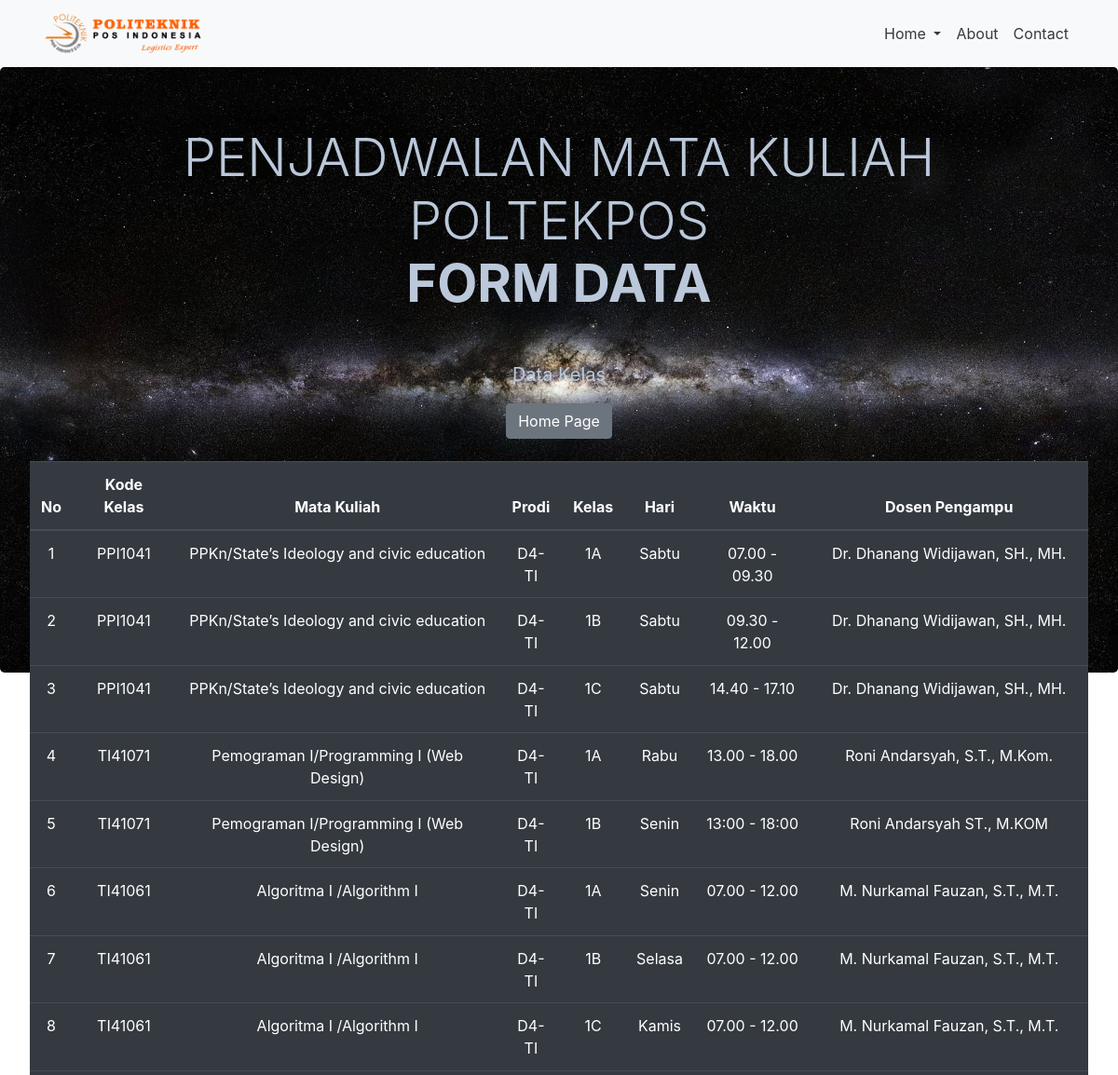
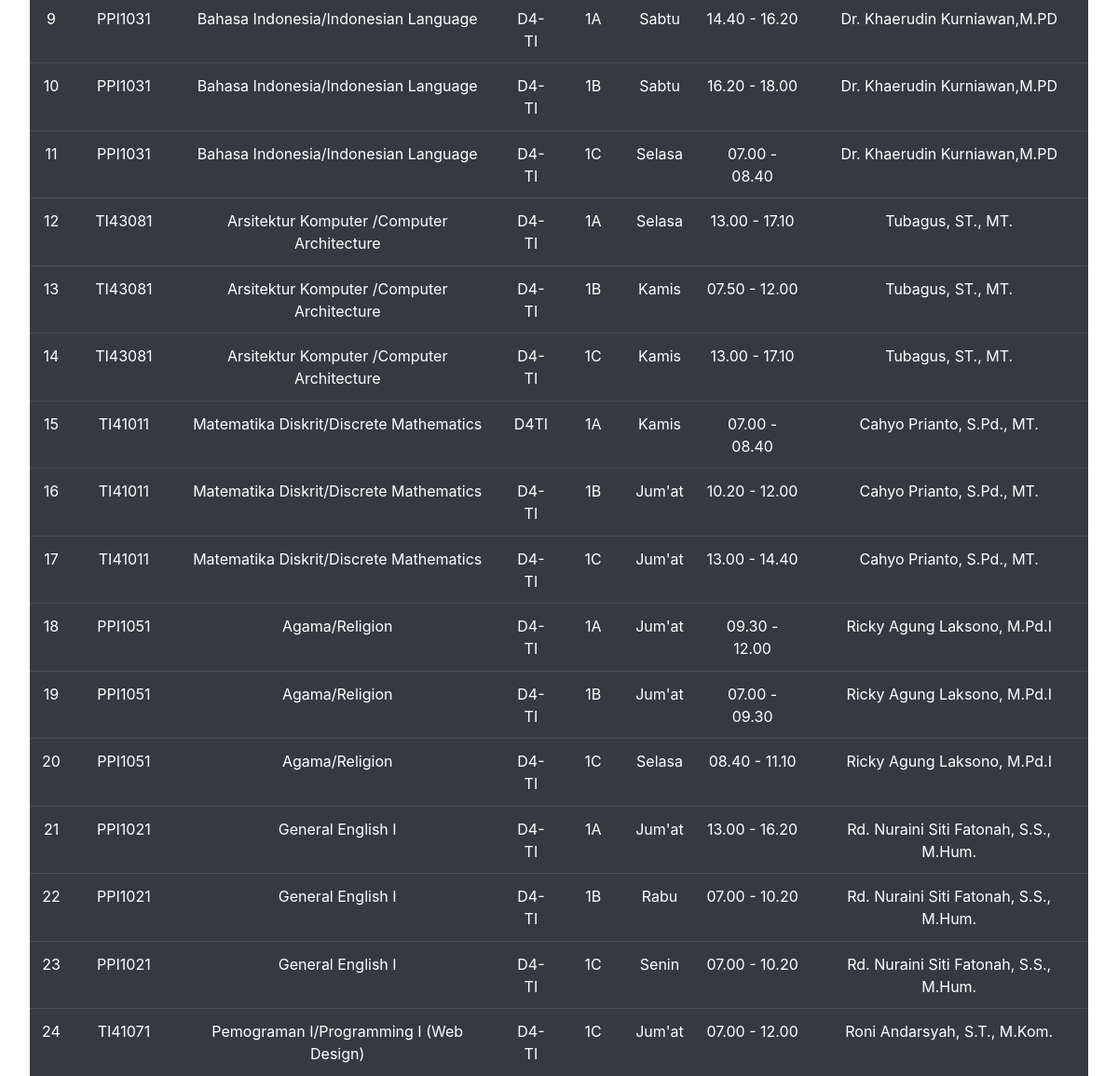
/tampilan-data.php, run on the app's committed database (2 pictures, top to bottom).
### tables this page shows
CREATE TABLE `jadwal_kelas1` (
  `kode_kelas` varchar(100) NOT NULL,
  `matkul` varchar(100) NOT NULL,
  `prodi` varchar(100) NOT NULL,
  `kelas` varchar(100) NOT NULL,
  `hari` varchar(222) NOT NULL,
  `jam` varchar(100) NOT NULL,
  `nama_dsn` varchar(222) NOT NULL
);

### tampilan-data.php (the view, shortened to what this page needs)
<!DOCTYPE html>
<html lang="en">
<head>
    <link rel="stylesheet" href="style3.css" type="text/css">
    <link rel="stylesheet" href="https://cdn.jsdelivr.net/npm/bootstrap@4.5.3/dist/css/bootstrap.min.css">
    <link rel="stylesheet" href="https://stackpath.bootstrapcdn.com/bootstrap/4.3.1/css/bootstrap.min.css">
</head>
<body>
 <nav class="navbar navbar-expand-lg navbar-light bg-light">
      <div class="container">
        <a class="navbar-brand">
            <img src="logo.png" alt="logo" style="width:175px;">
        </a>
      <div class="collapse navbar-collapse" id="navbarSupportedContent">
        <ul class="navbar-nav navbar-right mb-2 mb-lg-0 ml-auto">
            <li class="nav-item dropdown">
                <a class="nav-link text-dark dropdown-toggle" href="#" id="navbarDropdown" role="button" data-bs-toggle="dropdown" aria-expanded="false">
                  Home
                </a>
           </li>
            <li class="nav-item">
                <a class="nav-link text-dark " href="https://www.poltekpos.ac.id/">About</a>
            </li>
            <li class="nav-item">
                <a class="nav-link text-dark " href="#">Contact</a>
            </li>
        </ul>
        </div>
      </div>
    </nav>
    <div class="jumbotron">
        <div class="container">
            <h1 class="display-4">PENJADWALAN MATA KULIAH POLTEKPOS <br> <span class="font-weight-bold">FORM DATA </span></h1>
            <hr class="my-4">
            <p class="lead"><b>Data Kelas </b></p>
            <a class="btn btn-secondary" href="dashboard-admin.php" role="button">Home Page</a>
        </div><br>
<table class="table table-dark">
  <thead>
    <tr>
       <th scope="col">No</th>
      <th scope="col">Kode Kelas</th>
      <th scope="col">Mata Kuliah</th>
      <th scope="col">Prodi</th>
      <th scope="col">Kelas</th>
      <th scope="col">Hari</th>
      <th scope="col">Waktu</th>
      <th scope="col">Dosen Pengampu</th>
    </tr>
  </thead>
    <?php
    include "koneksi.php";
    $no=1;
    $ambildata = mysqli_query($koneksi,"SELECT * FROM jadwal_kelas1 ");
    while($tampil = mysqli_fetch_array($ambildata)){
        echo "
        <tr>
        <td>$no</td>
        <td>$tampil[kode_kelas]</td>
        <td>$tampil[matkul]</td>
        <td>$tampil[prodi]</td>
        <td>$tampil[kelas]</td>
        <td>$tampil[hari]</td>
        <td>$tampil[jam]</td>
       <td>$tampil[nama_dsn]</td>
        <tr>";
        $no++;
    }
?>
</body>
</html>

### style3.css (style rules this page uses)
.jumbotron { background-image: url(bg3.jpg); background-size: cover; height: 650px; text-align: center; }
.jumbotron .display-4 { color: rgb(187, 200, 218); }
.jumbotron .lead { color: rgb(187, 200, 218); }
.jumbotron p { color: rgb(187, 200, 218); }
* { box-sizing: border-box; }
body { margin: 0; padding: 0; height: 100; display: cover; align-items: center; justify-content: center; }
.container { perspective: 320px; }

### data on the page
jadwal_kelas1: kode_kelas "PPI1041", matkul "PPKn/State’s Ideology and civic education", prodi "D4-TI", kelas "1A", hari "Sabtu", jam "07.00 - 09.30", nama_dsn "Dr. Dhanang Widijawan, SH., MH."
jadwal_kelas1: kode_kelas "PPI1041", matkul "PPKn/State’s Ideology and civic education", prodi "D4-TI", kelas "1B", hari "Sabtu", jam "09.30 - 12.00", nama_dsn "Dr. Dhanang Widijawan, SH., MH."
jadwal_kelas1: kode_kelas "PPI1041", matkul "PPKn/State’s Ideology and civic education", prodi "D4-TI", kelas "1C", hari "Sabtu", jam "14.40 - 17.10", nama_dsn "Dr. Dhanang Widijawan, SH., MH."
jadwal_kelas1: kode_kelas "TI41071", matkul "Pemograman I/Programming I (Web Design)", prodi "D4-TI", kelas "1A", hari "Rabu", jam "13.00 - 18.00", nama_dsn "Roni Andarsyah, S.T., M.Kom."
jadwal_kelas1: kode_kelas "TI41071", matkul "Pemograman I/Programming I (Web Design)", prodi "D4-TI", kelas "1B", hari "Senin", jam "13:00 - 18:00", nama_dsn "Roni Andarsyah ST., M.KOM"
jadwal_kelas1: kode_kelas "TI41061", matkul "Algoritma I /Algorithm I", prodi "D4-TI", kelas "1A", hari "Senin", jam "07.00 - 12.00", nama_dsn "M. Nurkamal Fauzan, S.T., M.T."
jadwal_kelas1: kode_kelas "TI41061", matkul "Algoritma I /Algorithm I", prodi "D4-TI", kelas "1B", hari "Selasa", jam "07.00 - 12.00", nama_dsn "M. Nurkamal Fauzan, S.T., M.T."
jadwal_kelas1: kode_kelas "TI41061", matkul "Algoritma I /Algorithm I", prodi "D4-TI", kelas "1C", hari "Kamis", jam "07.00 - 12.00", nama_dsn "M. Nurkamal Fauzan, S.T., M.T."
jadwal_kelas1: kode_kelas "PPI1031", matkul "Bahasa Indonesia/Indonesian Language", prodi "D4-TI", kelas "1A", hari "Sabtu", jam "14.40 - 16.20", nama_dsn "Dr. Khaerudin Kurniawan,M.PD"
jadwal_kelas1: kode_kelas "PPI1031", matkul "Bahasa Indonesia/Indonesian Language", prodi "D4-TI", kelas "1B", hari "Sabtu", jam "16.20 - 18.00", nama_dsn "Dr. Khaerudin Kurniawan,M.PD"
jadwal_kelas1: kode_kelas "PPI1031", matkul "Bahasa Indonesia/Indonesian Language", prodi "D4-TI", kelas "1C", hari "Selasa", jam "07.00 - 08.40", nama_dsn "Dr. Khaerudin Kurniawan,M.PD"
jadwal_kelas1: kode_kelas "TI43081", matkul "Arsitektur Komputer /Computer Architecture", prodi "D4-TI", kelas "1A", hari "Selasa", jam "13.00 - 17.10", nama_dsn "Tubagus, ST., MT."
jadwal_kelas1: kode_kelas "TI43081", matkul "Arsitektur Komputer /Computer Architecture", prodi "D4-TI", kelas "1B", hari "Kamis", jam "07.50 - 12.00", nama_dsn "Tubagus, ST., MT."
jadwal_kelas1: kode_kelas "TI43081", matkul "Arsitektur Komputer /Computer Architecture", prodi "D4-TI", kelas "1C", hari "Kamis", jam "13.00 - 17.10", nama_dsn "Tubagus, ST., MT."
jadwal_kelas1: kode_kelas "TI41011", matkul "Matematika Diskrit/Discrete Mathematics", prodi "D4TI", kelas "1A", hari "Kamis", jam "07.00 - 08.40", nama_dsn "Cahyo Prianto, S.Pd., MT."
jadwal_kelas1: kode_kelas "TI41011", matkul "Matematika Diskrit/Discrete Mathematics", prodi "D4-TI", kelas "1B", hari "Jum'at", jam "10.20 - 12.00", nama_dsn "Cahyo Prianto, S.Pd., MT."
jadwal_kelas1: kode_kelas "TI41011", matkul "Matematika Diskrit/Discrete Mathematics", prodi "D4-TI", kelas "1C", hari "Jum'at", jam "13.00 - 14.40", nama_dsn "Cahyo Prianto, S.Pd., MT."
jadwal_kelas1: kode_kelas "PPI1051", matkul "Agama/Religion", prodi "D4-TI", kelas "1A", hari "Jum'at", jam "09.30 - 12.00", nama_dsn "Ricky Agung Laksono, M.Pd.I"
jadwal_kelas1: kode_kelas "PPI1051", matkul "Agama/Religion", prodi "D4-TI", kelas "1B", hari "Jum'at", jam "07.00 - 09.30", nama_dsn "Ricky Agung Laksono, M.Pd.I"
jadwal_kelas1: kode_kelas "PPI1051", matkul "Agama/Religion", prodi "D4-TI", kelas "1C", hari "Selasa", jam "08.40 - 11.10", nama_dsn "Ricky Agung Laksono, M.Pd.I"
jadwal_kelas1: kode_kelas "PPI1021", matkul "General English I", prodi "D4-TI", kelas "1A", hari "Jum'at", jam "13.00 - 16.20", nama_dsn "Rd. Nuraini Siti Fatonah, S.S., M.Hum."
jadwal_kelas1: kode_kelas "PPI1021", matkul "General English I", prodi "D4-TI", kelas "1B", hari "Rabu", jam "07.00 - 10.20", nama_dsn "Rd. Nuraini Siti Fatonah, S.S., M.Hum."
jadwal_kelas1: kode_kelas "PPI1021", matkul "General English I", prodi "D4-TI", kelas "1C", hari "Senin", jam "07.00 - 10.20", nama_dsn "Rd. Nuraini Siti Fatonah, S.S., M.Hum."
jadwal_kelas1: kode_kelas "TI41071", matkul "Pemograman I/Programming I (Web Design)", prodi "D4-TI", kelas "1C", hari "Jum'at", jam "07.00 - 12.00", nama_dsn "Roni Andarsyah, S.T., M.Kom."
